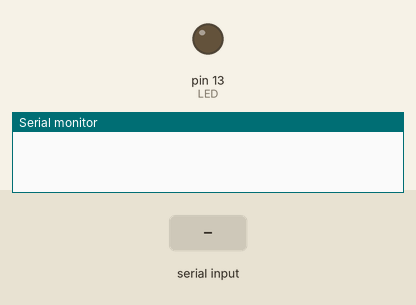
This sketch was run on a simulated Arduino Uno, built with avr-gcc and run on an emulated ATmega328P. On the bench: output pins drawn as LEDs (lit = HIGH), the last lines printed to the serial monitor. The test bench sets the inputs (shaded band).

Above: at 1.2 s.
1.3 s: "e" received over Serial
At 2.5 s:
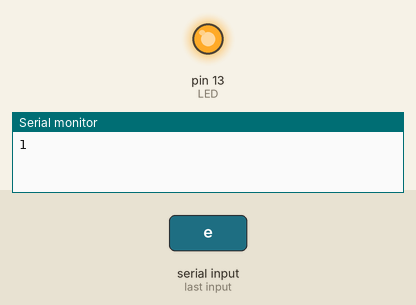
2.8 s: "a" received over Serial
At 3.6 s:
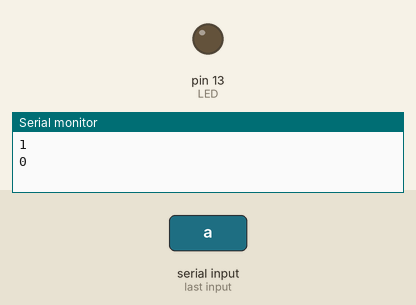
Timing chart, 0 to 5.8 s (numbered marks = the images above; inputs shaded):
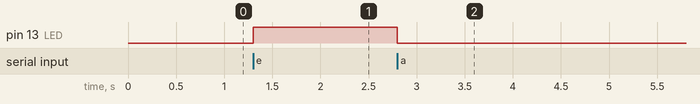

Measured:
- after the input at 1.3 s, pin 13 (LED): LOW → HIGH at once
- after the input at 2.8 s, pin 13 (LED): HIGH → LOW at once

The sketch:

pyled.ino
```cpp
#define LED 13
int mssg = 0; //variable para guardar el mensaje

void setup()
{
   pinMode(LED, OUTPUT); //establecemos 13 como salida
   Serial.begin(9600); //iniciando Serial
}

void loop()
{
   if (Serial.available() > 0)
   {
      mssg = Serial.read(); //leemos el serial
      if(mssg == 'e')
      {digitalWrite(13, HIGH); Serial.println(1); }
      else if(mssg == 'a')
      { digitalWrite(13, LOW); Serial.println(0); }
   }
}
```
